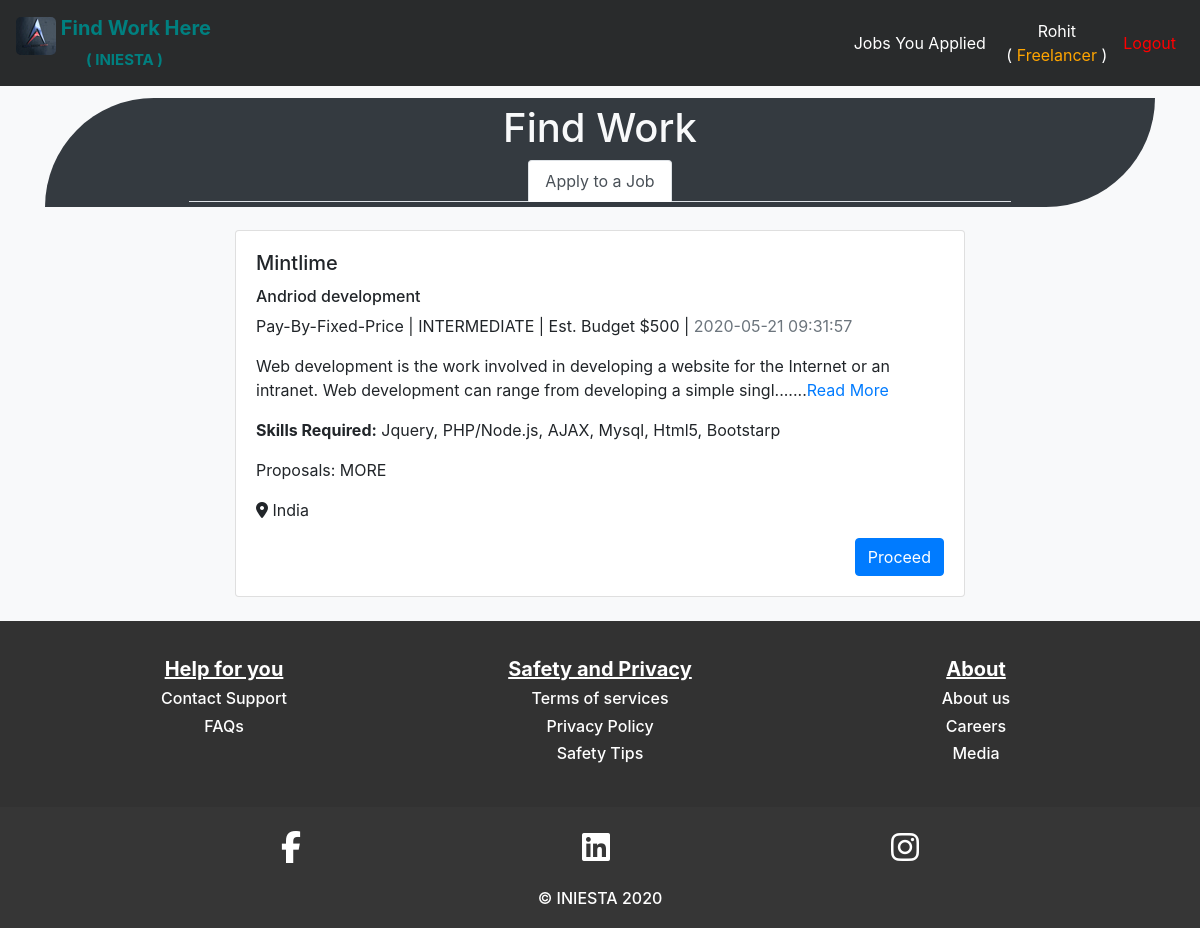
Screenshot of /find_work.php (signed in) with the database file from the repository.
### tables this page shows
CREATE TABLE `client_job_posting` (
  `client_id` int(5) NOT NULL,
  `client_name` varchar(255) NOT NULL,
  `date` datetime NOT NULL,
  `job_title` varchar(300) NOT NULL,
  `company_name` varchar(300) NOT NULL,
  `job_category` varchar(300) NOT NULL,
  `job_description` text NOT NULL,
  `job_details` varchar(255) NOT NULL,
  `job_expertise_skills` text NOT NULL,
  `job_vacanies` varchar(200) NOT NULL,
  `client_pay_like` varchar(255) NOT NULL,
  `client_req_experience` varchar(255) NOT NULL,
  `client_project_time` varchar(200) NOT NULL,
  `c_token` varchar(255) NOT NULL
);

### find_work.php (the view, shortened to what this page needs)
<?php
include "DB.php";
?>
<!DOCTYPE html>
<html lang="en">
<head>
	<link rel="stylesheet" href="https://stackpath.bootstrapcdn.com/bootstrap/4.4.1/css/bootstrap.min.css">
	<link rel="stylesheet" href="style.css">
</head>
<body class="bg-light text-left">
	<nav class="navbar navbar-expand-lg navbar-dark" style="background-color: #292b2c;">
		<a class="navbar-brand" style="color: teal; font-weight: bold;" href="user_dasboard.php"><img src="images/iniesta-logo.jpg" alt="iniesta-logo" style="border-radius: 5px; margin-bottom: -12px;"> Find Work Here <br> <span style="font-size: 15px; margin-left: 70px;">( INIESTA )</span> </a>
		<div class="collapse navbar-collapse" id="navbarSupportedContent">
			<ul class="navbar-nav ml-auto">
				<li class="nav-item dropdown">
					<a class="nav-link" href="users_jobs_history.php" style="padding-top: 20px; color:white;"> Jobs You Applied </a>
				</li>&nbsp;
				<li class="nav-item dropdown text-center">
					<a type="button" class="nav-link" style="color: white;">
						<?php echo $_SESSION['firstname'], "<br>"."( <span style='color: orange;'>". $_SESSION['userrole']."</span> )"; ?>
					</a>
				</li>
				<li class="nav-item dropdown">
					<a class="nav-link" href="logout.php" style="padding-top: 20px; color:red;"> Logout </a>
				</li>
			</ul>
		</div>
	</nav>
	<div class="container">
		<div class="top-header bg-dark text-light text-center">
			<h1>Find Work</h1>
			<ul class="nav nav-tabs justify-content-center" id="myTab" role="tablist">
				<li class="nav-item">
					<a class="nav-link active" id="home-tab" data-toggle="tab" href="#home" role="tab" aria-controls="home" aria-selected="true"> Apply to a Job </a>
				</li>
			</ul>
		</div>
	</div>
	<div class="tab-content" id="myTabContent">
		<div class="tab-pane fade show active container" id="home" role="tabpanel" aria-labelledby="home-tab">
			<div class="row justify-content-md-center">
				<?php
$query = "SELECT * FROM client_job_posting";
$result_job = mysqli_query($connection,$query);
while($row = mysqli_fetch_array($result_job))
{
	$job_title = $row['job_title'];
	$company_name = $row['company_name'];
	$job_description = $row['job_description'];
	$skills = $row['job_expertise_skills'];
	$job_vacancy = $row['job_vacanies'];
	$pay_like = $row['client_pay_like'];
	$date = $row['date'];
	$client_req_experience = $row['client_req_experience'];
	$token = $row['c_token'];
?>
				<div class="col-md-8">
					<div class="card">
						<div class="card-body">
							<h5 class="card-title"> <?php echo $company_name; ?></h5>
							<h6><?php echo $job_title; ?></h6>
							<p><?php echo $pay_like; ?> | <span class="text-uppercase"><?php echo $client_req_experience; ?></span> | Est. Budget $500 | <span class="text-secondary"><?php echo $date;  ?></span></p>
							<p class="card-text">
								<?php echo substr($job_description,0,150). ".......";?><span><a href="full_job_description.php?token_id=<?php echo $token; ?>">Read More</a></span>
							</p>
							<p><b>Skills Required:</b> <?php echo $skills; ?></p>
							<p>Proposals: <span class="text-uppercase"><?php echo $job_vacancy; ?></span></p>
							<p><i class="fas fa-map-marker-alt"></i> India</p>
							<a href="full_job_description.php?token_id=<?php echo $token; ?>" class="btn btn-primary" style="float:right;"> Proceed </a>
						</div>
					</div>
				</div>
				<?php  } ?>
			</div>
		</div>
	</div>
	<div class="footer text-center">
		<div class="footer-top row">
			<div class="col-lg-4">
				<h5><u><b>Help for you</b></u></h5>
				<h6><a type="button" data-toggle="modal" data-target="#contactModal">Contact Support</a></h6>
				<h6>FAQs</h6>
			</div>
			<div class="col-lg-4">
				<h5><u><b>Safety and Privacy</b></u></h5>
				<h6><a href="TERMS OF SERVICES.pdf">Terms of services</a></h6>
				<h6><a href="">Privacy Policy</a></h6>
				<h6>Safety Tips</h6>
			</div>
			<div class="col-lg-4">
				<h5><u><b>About</b></u></h5>
				<h6><a type="button" data-toggle="modal" data-target="#aboutModalScrollable">About us</a></h6>
				<h6><a type="button" data-toggle="modal" data-target="#careerModalLong">Careers</a></h6>
				<h6>Media</h6>
			</div>
		</div>
		<div class="footer-icons">
			<a href="https://www.facebook.com/iniestawebtech/"><i class="fab fa-facebook-f fa-2x"></i></a>
			<a href="https://www.linkedin.com/in/iniesta-webtech-solution-private-limited-111b82184/"><i class="fab fa-linkedin fa-2x"></i></a>
			<a href="https://www.instagram.com/iniestawebtech/"><i class="fab fa-instagram fa-2x"></i></a>
		</div>
		<div class="text-center">
			<a href="">
				<h6>&copy; INIESTA 2020</h6>
			</a>
		</div>
	</div>
</body>
</html>

### style.css (style rules this page uses)
html, body { text-align: center; min-height: 100%; margin: 0; }
.footer { color: white; background-color: #363636; margin-bottom: 0; padding-bottom: 1%; }
.footer-top { background-color: #323232; padding: 3%; margin: 2% 0; }
.footer-icons { display: flex; flex-direction: row; flex-wrap: nowrap; justify-content: space-evenly; align-items: center; margin-bottom: 2%; }
.footer a { color: white; }
div.tab-content { margin: 0; }

### find_work.php (style rules this page uses)
.container { padding-top: 1%; }
.top-header { border-radius: 110px 0 110px 0; padding: 0.5% 13%; margin-bottom: 1%; }
.top-header a { color: white; }

### rows the page displays
client_job_posting: company_name "Mintlime", job_title "Andriod development", client_pay_like "Pay-By-Fixed-Price", client_req_experience "INTERMEDIATE", date "2020-05-21 09:31:57", job_description "Web development is the work involved in developing a website for the Internet or an intranet. Web development can range from developing a simple singl", job_expertise_skills "Jquery, PHP/Node.js, AJAX, Mysql, Html5, Bootstarp", job_vacanies "MORE"

### other values shown
$_SESSION['firstname'] "Rohit"
$_SESSION['userrole'] "Freelancer"
